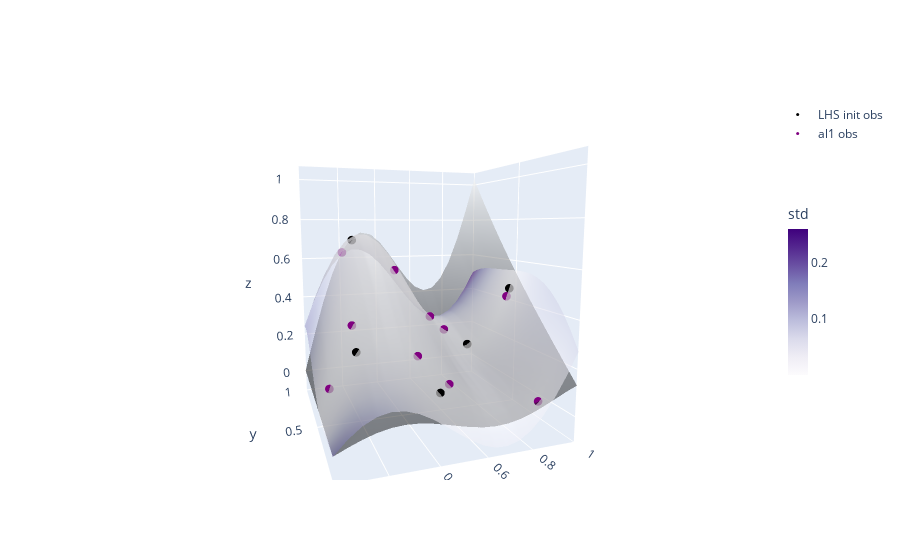

The cell this chart's notebook holds for it:
### Code cell
# Predict surface based on fitted GP
mu_al2,std_al2 = gpm_al2.predict(Xsurf, return_std=True)

# Plot the result
fig = go.FigureWidget()

fig.add_surface(x=mx, y=my, z=mz, name='true function',
                colorscale='Gray', opacity=0.5, showscale=False,
               colorbar={'title':'std','len':0.5, 'thickness':20})

# fig.add_surface(x=mx, y=my, z=mu_oat.reshape(mx.shape), name='GP oat',
#                 colorscale='Oranges', surfacecolor=std_oat.reshape(mx.shape), opacity=0.5, showscale=False,
#                colorbar={'title':'std','len':0.5, 'thickness':20})

# fig.add_surface(x=mx, y=my, z=mu_lhs.reshape(mx.shape), name='GP lhs',
#                 colorscale='Blues', surfacecolor=std_lhs.reshape(mx.shape), opacity=0.5, showscale=True,
#                colorbar={'title':'std','len':0.5, 'thickness':20})

fig.add_surface(x=mx, y=my, z=mu_al2.reshape(mx.shape), name='GP al2',
                colorscale='Purples', surfacecolor=std_al2.reshape(mx.shape), opacity=0.5, showscale=True,
               colorbar={'title':'std','len':0.5, 'thickness':20})

# fig.add_scatter3d(x=X_oat[:,0], y=X_oat[:,1], z=y_oat, mode='markers',
#                   marker={'symbol':'circle', 'color':'black', 'size':2},
#                   name='OAT obs', showlegend=True)

# fig.add_scatter3d(x=X_lhs[:,0], y=X_lhs[:,1], z=y_lhs, mode='markers',
#                   marker={'symbol':'circle', 'color':'blue', 'size':2},
#                   name='LHS obs', showlegend=True)

fig.add_scatter3d(x=X_init[:,0], y=X_init[:,1], z=y_init, mode='markers',
                  marker={'symbol':'circle', 'color':'black', 'size':3},
                  name='LHS init obs', showlegend=True)

fig.add_scatter3d(x=X_al2[:,0], y=X_al2[:,1], z=y_al2, mode='markers',
                  marker={'symbol':'circle', 'color':'purple', 'size':3},
                  name='al1 obs', showlegend=True)

# update layout to set view
fig.update_layout(
                  scene={'xaxis':{'range':[0,1]},
                         'yaxis':{'range':[0,1]},
                         #'zaxis':{'range':[0,1]},
                         'aspectratio':{'x':1,'y':1,'z':1.2},
                         'camera':{
                            'eye':{'x':-0.7, 'y':-2., 'z':0.3}}
                        })

fig.show()

### Figure 1 — Plotly figure (JSON) as saved in the notebook; plotly's stock layout.template omitted (floating-point values rounded to 4 significant figures; data arrays with more than 128 entries replaced by an {"elided": "..."} marker saying what was removed)
{"data": [{"colorbar": {"len": 0.5, "thickness": 20, "title": {"text": "std"}}, "colorscale": [[0, "rgb(0, 0, 0)"], [0.09091, "rgb(16, 16, 16)"], [0.1818, "rgb(38, 38, 38)"], [0.2727, "rgb(59, 59, 59)"], [0.3636, "rgb(81, 80, 80)"], [0.4545, "rgb(102, 101, 101)"], [0.5455, "rgb(124, 123, 122)"], [0.6364, "rgb(146, 146, 145)"], [0.7273, "rgb(171, 171, 170)"], [0.8182, "rgb(197, 197, 195)"], [0.9091, "rgb(224, 224, 223)"], [1, "rgb(254, 254, 253)"]], "name": "true function", "opacity": 0.5, "showscale": false, "type": "surface", "uid": "0209f1a6-1585-46c7-9356-70535d07b2c4", "x": {"elided": "20x20 float values"}, "y": {"elided": "20x20 float values"}, "z": {"elided": "20x20 float values"}}, {"colorbar": {"len": 0.5, "thickness": 20, "title": {"text": "std"}}, "colorscale": [[0, "rgb(252,251,253)"], [0.125, "rgb(239,237,245)"], [0.25, "rgb(218,218,235)"], [0.375, "rgb(188,189,220)"], [0.5, "rgb(158,154,200)"], [0.625, "rgb(128,125,186)"], [0.75, "rgb(106,81,163)"], [0.875, "rgb(84,39,143)"], [1, "rgb(63,0,125)"]], "name": "GP al2", "opacity": 0.5, "showscale": true, "surfacecolor": {"elided": "20x20 float values"}, "type": "surface", "uid": "368bb22b-8094-49ca-be75-269f8eb5cd7f", "x": {"elided": "20x20 float values"}, "y": {"elided": "20x20 float values"}, "z": {"elided": "20x20 float values"}}, {"marker": {"color": "black", "size": 3, "symbol": "circle"}, "mode": "markers", "name": "LHS init obs", "showlegend": true, "type": "scatter3d", "uid": "ce08572a-3f48-4a94-afd3-08ca7347bb18", "x": [0.7958, 0.1452, 0.4375, 0.2557, 0.9693], "y": [0.6308, 0.297, 0.1046, 0.9318, 0.5133], "z": [0.1686, 0.2715, 0.1345, 0.6953, 0.4643]}, {"marker": {"color": "purple", "size": 3, "symbol": "circle"}, "mode": "markers", "name": "al1 obs", "showlegend": true, "type": "scatter3d", "uid": "8df976a3-826c-4e90-a800-1b7e6a211fe0", "x": [0.4034, 0.6677, 0.04321, 0.5068, 0.8449, 0.2107, 0.1516, 0.3772, 0.7252, 0.9547], "y": [0.6299, 0.848, 0.3755, 0.1803, 0.04384, 0.9849, 0.4165, 0.2027, 0.7819, 0.5142], "z": [0.5615, 0.2811, 0.1054, 0.1365, 0.07071, 0.6297, 0.3556, 0.2596, 0.2187, 0.4254]}], "layout": {"scene": {"aspectratio": {"x": 1, "y": 1, "z": 1.2}, "camera": {"eye": {"x": -0.7, "y": -2, "z": 0.3}}, "xaxis": {"range": [0, 1]}, "yaxis": {"range": [0, 1]}}}}
